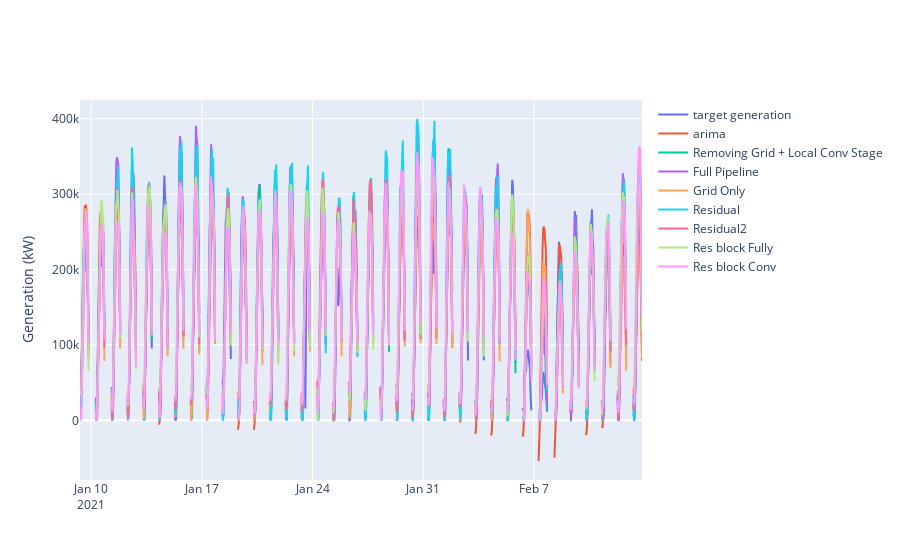

Source (notebook cell):
### Code cell
fig = go.Figure()

fig.add_trace(go.Scatter(x = model1_fc.index, y = model1_fc['power'], name = 'target generation'))
fig.add_trace(go.Scatter(x = model1_fc.index, y = arima['average_fc'], name = 'arima'))
# fig.add_trace(go.Scatter(x = model1_fc.index, y = model1_fc['fc'], name = 'Combine Grid+PC CNN forecasts'))
# fig.add_trace(go.Scatter(x = model1_fc.index, y = model3_fc['fc'], name = 'Combine PC NN forecasts'))
# fig.add_trace(go.Scatter(x = model1_fc.index, y = model4_fc['fc'], name = 'Combine Grid+PC NN forecasts'))
# fig.add_trace(go.Scatter(x = model1_fc.index, y = model5_fc['fc'], name = 'Combine PC NN Dense forecasts'))
# fig.add_trace(go.Scatter(x = model1_fc.index, y = model6_fc['fc'], name = 'new features'))
fig.add_trace(go.Scatter(x = model1_fc.index, y = model9_fc['fc'], name = 'Removing Grid + Local Conv Stage'))
fig.add_trace(go.Scatter(x = model1_fc.index, y = model11_fc['fc'], name = 'Full Pipeline'))
fig.add_trace(go.Scatter(x = model1_fc.index, y = modelgrid_fc['fc'], name = 'Grid Only'))
fig.add_trace(go.Scatter(x = model1_fc.index, y = modelres['fc'], name = 'Residual'))
fig.add_trace(go.Scatter(x = model1_fc.index, y = modelres2['fc'], name = 'Residual2'))
fig.add_trace(go.Scatter(x = model1_fc.index, y = modelresblock['fc'], name = 'Res block Fully'))
fig.add_trace(go.Scatter(x = model1_fc.index, y = modelresblock2['fc'], name = 'Res block Conv'))





# fig.add_trace(go.Scatter(x = model1_fc.index, y = model8_fc['fc'], name = 'new features less cnn with relu'))
# fig.add_trace(go.Scatter(x = model1_fc.index, y = model9_fc['fc'], name = 'model 9'))



fig.update_yaxes(title = "Generation (kW)")
fig.show()
# fig.write_html('forecasts.html')

### Figure 1 — Plotly figure (JSON) as saved in the notebook; plotly's stock layout.template omitted (floating-point values rounded to 4 significant figures; data arrays with more than 128 entries replaced by an {"elided": "..."} marker saying what was removed)
{"data": [{"name": "target generation", "type": "scatter", "x": {"elided": "854 str values"}, "y": {"elided": "854 float values"}}, {"name": "arima", "type": "scatter", "x": {"elided": "854 str values"}, "y": {"elided": "854 float values"}}, {"name": "Removing Grid + Local Conv Stage", "type": "scatter", "x": {"elided": "854 str values"}, "y": {"elided": "854 float values"}}, {"name": "Full Pipeline", "type": "scatter", "x": {"elided": "854 str values"}, "y": {"elided": "854 float values"}}, {"name": "Grid Only", "type": "scatter", "x": {"elided": "854 str values"}, "y": {"elided": "854 float values"}}, {"name": "Residual", "type": "scatter", "x": {"elided": "854 str values"}, "y": {"elided": "854 float values"}}, {"name": "Residual2", "type": "scatter", "x": {"elided": "854 str values"}, "y": {"elided": "854 float values"}}, {"name": "Res block Fully", "type": "scatter", "x": {"elided": "854 str values"}, "y": {"elided": "854 float values"}}, {"name": "Res block Conv", "type": "scatter", "x": {"elided": "854 str values"}, "y": {"elided": "854 float values"}}], "layout": {"yaxis": {"title": {"text": "Generation (kW)"}}}}
